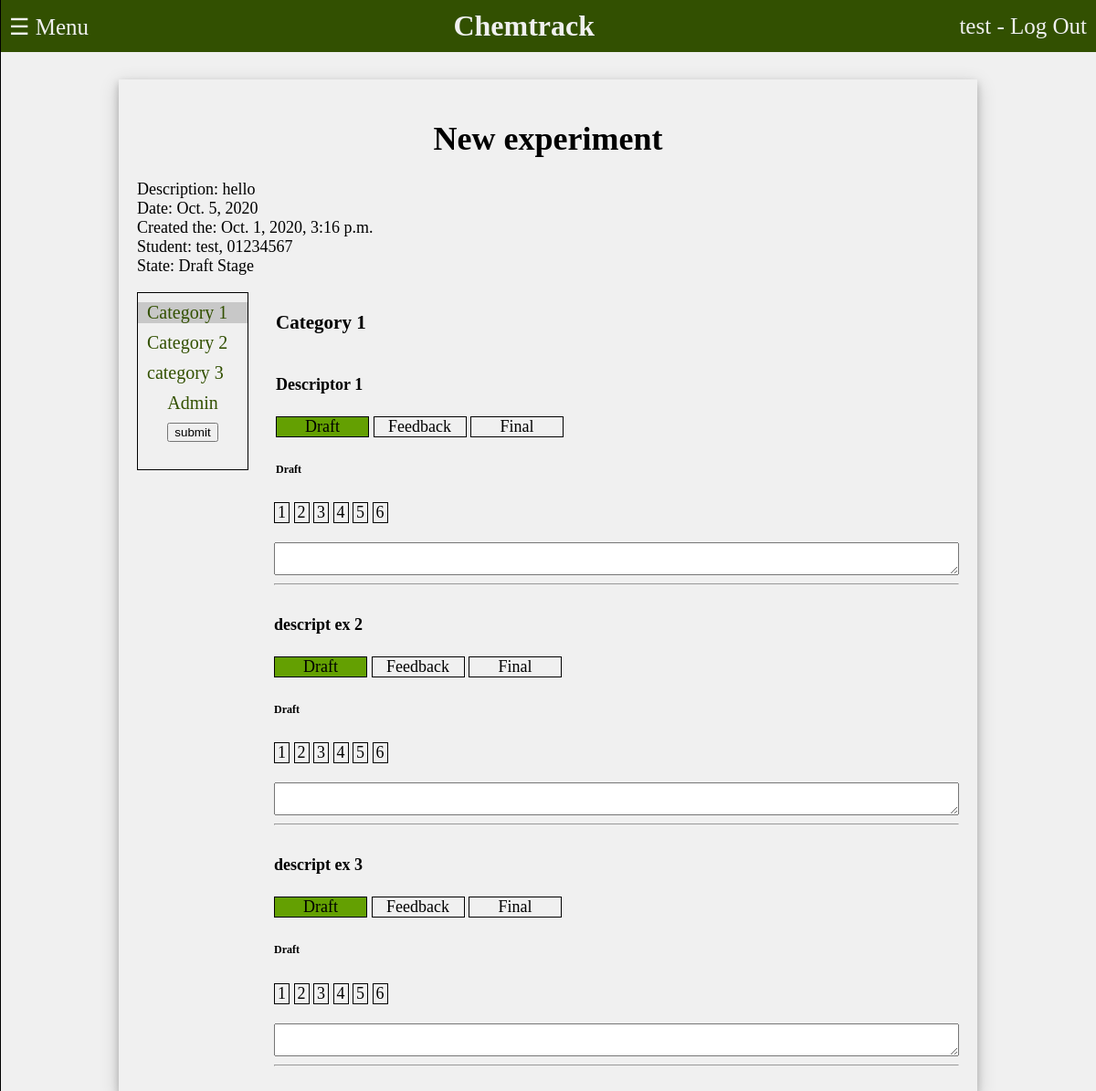
Page /view_record/14 (signed in) on the committed database.
### chemtrack_app/models.py (models this page shows, shortened)
class Record(models.Model):
    date_creation = models.DateTimeField(auto_now_add=True)
    student = models.ForeignKey(User, on_delete=models.CASCADE)
    date = models.DateField(default=datetime.date.today)
    state = models.IntegerField(default=0)
    levels = models.IntegerField(default=0)
    name = models.CharField(max_length=100, default="")
    description = models.TextField(default="")

class Profile(models.Model):
    user = models.OneToOneField(User, on_delete=models.CASCADE)
    cid = models.TextField(max_length=15, blank=True, default="")

class Record_category(models.Model):
    template = models.ForeignKey(Category_template, on_delete=models.CASCADE)
    record = models.ForeignKey(Record, on_delete=models.CASCADE)
    draft_level = models.IntegerField(default=0)
    feedback_level = models.IntegerField(default=0)
    final_level = models.IntegerField(default=0)

class Category_template(models.Model):
    name = models.CharField(max_length=200, default="")
    description = models.TextField(default="")

class Record_descriptor(models.Model):
    template = models.ForeignKey(Descriptor_template, on_delete=models.CASCADE)
    category = models.ForeignKey(Record_category, on_delete=models.CASCADE)
    draft_level = models.IntegerField(default=0)
    feedback_level = models.IntegerField(default=0)
    final_level = models.IntegerField(default=0)
    draft_statement = models.TextField(default="", blank=True)
    feedback_statement = models.TextField(default="", blank=True)
    final_statement = models.TextField(default="", blank=True)

class Descriptor_template(models.Model):
    name = models.CharField(max_length=200, default="")
    description = models.TextField(default="")

### chemtrack_app/views/view_record.py (the view)
# urls.py: path('view_record/<int:record_id>', views.view_record, name='view_record'),
def view_record(request, record_id=-1):
    record=  Record.objects.filter(pk=record_id)
    if len(record) != 1 or not controllers.has_acces_to(record[0], request.user):
        if controllers.is_student(request.user):
            return redirect('student_drafts')
        else:
            return redirect('/')
    else:
        record = record[0]
        if "submit_record" in request.POST:
            if (record.state == 0 or record.state == 2) and controllers.is_student(request.user):
                record.state += 1
                record.save()
            elif (record.state == 1 or record.state == 3) and controllers.is_teacher(request.user):
                record.state += 1
                record.save()
            return redirect("view_record", record_id=record_id)
        elif "delete_record" in request.POST:
            if record.state == 0 and controllers.is_student(request.user):
                record.delete()
                return redirect("student_drafts")
            else:
                return redirect("view_record", record_id = record.pk)
        elif "modify_state" in request.POST and "new_state" in request.POST and controllers.is_teacher(request.user):
            new_state = int(request.POST["new_state"])
            if new_state >= 0 and new_state <= 4:
                record.state = new_state
                record.save()
            return redirect("view_record", record_id=record_id)
        else:
            if "page" in request.GET and request.GET["page"] == "admin":
                template = 'chemtrack_app/record_management/admin.html'
                context = {"record":record}
                return render(request, template, context)
            else:
                template = 'chemtrack_app/record_management/record.html'
                context = {"record":record}
                return render(request, template, context)

### chemtrack_app/controllers/groups.py (called while the page is built)
def is_student(user):
    return user.groups.filter(name='student').exists()

def is_teacher(user):
    return user.groups.filter(name='teacher').exists()

### chemtrack_app/controllers/record.py (called while the page is built)
def has_acces_to(record, user):
    if is_teacher(user):
        return True
    elif is_student(user) and record.student == user:
        return True
    else:
        return False

def can_modify(record, user, state):
    if has_acces_to(record, user):
        if is_teacher(user) and state == 1 and record.state == 1:
            return True
        elif is_student(user) and state == 0 and record.state == 0:
            return True
        elif is_student(user) and state == 2 and record.state == 2:
            return True
    return False

def can_submit(record, user):
    result = False
    if record.state == 0 or record.state == 2:
        if is_student(user):
            result = True
    elif record.state == 1 or record.state == 3:
        if is_teacher(user):
            result = True
    return result

### chemtrack_app/templatetags/groups.py (called while the page is built)
@register.filter(name='has_group')
def has_group(user, group_name):
    return user.groups.filter(name=group_name).exists()

### chemtrack_app/templatetags/record.py (called while the page is built)
@register.simple_tag(name='is_descriptor_selected')
def is_descriptor_selected(descriptor, number, button_level):
    if number == 0 and descriptor.draft_level == button_level:
        return "selected"
    elif number == 1 and descriptor.feedback_level == button_level:
        return "selected"
    elif number == 2 and descriptor.final_level == button_level:
        return "selected"
    else:
        return ""

@register.simple_tag(name='can_modify')
def can_modify(record, user, state):
    return controllers.can_modify(record, user, state)

@register.simple_tag(name='list_levels_generate')
def list_levels_generate(state):
    if state == 0 or state == 2:
        return "123456"
    else:
        return "-=+"

@register.simple_tag(name='pre_select')
def pre_select(record, state):
    display = ""
    if record.state == 0:
        if state == 0:
            display = "selected"
    elif record.state == 1:
        if state == 0 or state == 1:
            display = "selected"
    elif record.state == 2:
        if state == 1 or state == 2:
            display = "selected"
    else:
        if state == 2:
            display = "selected"
    return display

@register.simple_tag(name='can_submit')
def can_submit(record, user):
    return controllers.can_submit(record, user)

### chemtrack_app/templates/chemtrack_app/record_management/record.html (shortened to what this page needs)
{% extends "../../base.html" %}
{% load record %}
{% load groups %}
{% block content %}
    <center><h1 id="draft_name">{{record.name}}</h1></center>
    <p id="draft_description" >
        Description: {{record.description}} <br>
        Date: {{record.date}} <br>
        Created the: {{record.date_creation}} <br>
        Student: {{record.student}}, {{record.student.profile.cid}} <br>
        State:
            {% if record.state is 0 %}
                Draft Stage
            {% elif record.state is 1 %}
                Waiting for feedback by teachers
            {% elif record.state is 2 %}
                Waiting for final submission by student
            {% elif record.state is 3%}
                Waiting for final confirmation by teachers
            {% else %}
                Final record
            {% endif %}
    </p>
    <div id="side_menu">
        {% for category in record.record_category_set.all%}
            <div class="cat_menu_element
                {% if forloop.counter0 == 0%}
                    selected
                {% endif %}"
                    id="category_menu_{{forloop.counter0}}">
                {{category.template.name}}
            </div>
        {% endfor %}
        <div class="cat_menu_element">
            <center><a href="{% url 'view_record' record.pk %}?page=admin" class="no_style_link">Admin</a></center>
        </div>
        {% can_submit record user as can_submit_flag %}
        {% if can_submit_flag %}
            <div class="cat_menu_element">
                <center>
                    <form href="{% url 'view_record' record.pk %}" method="POST">
                        <input type="submit" value="submit" name="submit_record" onclick="return confirm('Please confirm that you are submitting')"/>
                    </form>
                </center>
            </div>
        {% endif %}
    </div>
    <div id="record_area">
        {% for category in record.record_category_set.all %}
            <div class="category_container {% if forloop.counter0 == 0 %} selected {%endif%}"
                 id="category_container_{{forloop.counter0}}">
                <div id="category_{{forloop.counter0}}">
                    <div class="tooltip"><h3 class="category_title">{{category.template.name}}</h3>
                    </div>
                </div>
                {% for descriptor in category.record_descriptor_set.all %}
                <div class="tooltip">
                    <h4>{{descriptor.template.name}}</h4>
                </div>
                    <div class="descriptor_state_choice">
                        <div id="choice_{{forloop.parentloop.counter0}}_{{forloop.counter0}}_0"
                             class="descriptor_display_choice {% pre_select record 0%}">Draft</div>
                        <div id="choice_{{forloop.parentloop.counter0}}_{{forloop.counter0}}_1"
                             class="descriptor_display_choice {% pre_select record 1%}">Feedback</div>
                        <div id="choice_{{forloop.parentloop.counter0}}_{{forloop.counter0}}_2"
                             class="descriptor_display_choice {% pre_select record 2%}">Final</div>
                    </div>
                    {% with 'Draft Feedback Final' as list %}
                        {% for i in list.split %}
                            {% can_modify record user forloop.counter0 as can_modify_flag %}
                            <div
                                    id="descriptor_container_{{forloop.parentloop.parentloop.counter0}}_{{forloop.parentloop.counter0}}_{{forloop.counter0}}"
                                    class="descriptor_container {% pre_select record forloop.counter0%}"
                            >
                                <h6>{{i}}</h6>
                                {% list_levels_generate forloop.counter0 as list_levels %}
                                    <div
                                            id="level_containers_{{forloop.parentloop.parentloop.counter0}}_{{forloop.counter0}}"
                                            class="level_container"
                                    >
                                        {% for j in list_levels %}
                                            <div
                                                    id="level_{{forloop.parentloop.parentloop.parentloop.counter0}}_{{forloop.parentloop.parentloop.counter0}}_{{forloop.parentloop.counter0}}_{{forloop.counter}}"
                                                    class="level_button {%is_descriptor_selected descriptor forloop.parentloop.counter0 forloop.counter%} {% if can_modify_flag is False %} notclickable {% endif %}"
                                            >
                                                {{j}}
                                            </div>
                                        {% endfor %}
                                    </div>
                                <br>
                                <textarea
                                        id="statement_{{forloop.parentloop.parentloop.counter0}}_{{forloop.parentloop.counter0}}_{{forloop.counter0}}"
                                        class="descriptor_text" {% if can_modify_flag is False %} disabled {% endif %}
                                >{%if forloop.counter0 is 0 %}{{descriptor.draft_statement}}{%elif forloop.counter0 is 1%}{{descriptor.feedback_statement}}{%else%}{{descriptor.final_statement}}{%endif%}</textarea>
                            </div>
                        {% endfor %}
                    {% endwith %}
                    <hr>
                {% endfor %}
            </div>
        {% endfor %}
    </div>
{% endblock %}

### chemtrack_app/templates/base.html (shortened to what this page needs)
{% load static %}
{% load groups %}
<html>
    <head>
        <link rel="stylesheet" href="{% static 'css/base.css' %}">
    </head>
    <body>
        <header>
            <div id="menu_div">
                <span onclick="openNav()">☰ Menu</span>
            </div>
            <div id="log_in_div">
                {% if user.is_authenticated %}
                    {{user.username}} - <a href="{% url 'logout' %}">Log Out</a>
                {% else %}
                    <a href="{% url 'login' %}">Log In</a>
                {% endif %}
            </div>
            <h1><a href="{% url 'index' %}">Chemtrack</a></h1>
        </header>
        <div id="content">
            {% block content %}{% endblock %}
        </div>
    </body>
</html>

### chemtrack_app/static/css/base.css (style rules this page uses)
html { padding:0; background-color: rgb(240,240,240); }
header { margin:0; background-color:rgb(50,80,1); padding:10px; }
header h1 { margin:0; text-align : center; color:rgb(240,240,240); }
#log_in_div { float:right; margin-top:5px; font-size: 25px; color:rgb(240,240,240); }
#menu_div { float:left; margin-top:5px; font-size: 25px; color:rgb(240,240,240); font:bold; }
header a { color: inherit; text-decoration: none; }
body { margin:0; margin-top:0; }
div#content { overflow:auto; padding:20px; max-width:900px; margin : auto; margin-top : 30px; font-size:18px; box-shadow: 0 4px 8px 0 rgba(0, 0, 0, 0.2), 0 6px 20px 0 rgba(0, 0, 0, 0.19); }
.no_style_link { text-decoration: none; color:inherit; }
#side_menu { float:left; border:1px solid black; margin-right:30px; padding-top:0px; padding-bottom:10px; width:120px; }
.cat_menu_element { padding-left:10px; padding-right:10px; font-size: 20px; color: rgb(50,80,1); transition: 0.3s; margin-top:10px; }
.cat_menu_element.selected { background-color:rgb(200,200,200); }
#record_area { margin-left:150px; }
div.level_button { border: 1px solid black; display:inline-block; text-align: center; margin:0; width:15px; }
textarea.descriptor_text { width:100%; }
.descriptor_display_choice { border: 1px solid black; display:inline-block; text-align: center; margin:0; width:100px; }
.descriptor_display_choice.selected { background-color: rgb(100,160,2); }
.descriptor_container { display:none; }
.descriptor_container.selected { display:block; }
.category_container { display:none; }
.category_container.selected { display:block; }
.tooltip { position: relative; display: inline-block; }

### rows in the picture
Record: name "New experiment", description "hello", date "Oct. 5, 2020", date_creation "Oct. 1, 2020, 3:16 p.m.", student "test", student.profile.cid "01234567"
Record_category: template.name "Category 1"
Record_category: template.name "Category 2"
Record_category: template.name "category 3"
Record_descriptor: template.name "Descriptor 1", split "Draft", list_levels "1" "2" "3" "4" "5" "6"
Record_descriptor: template.name "descript ex 2", split "Draft", list_levels "1" "2" "3" "4" "5" "6"
Record_descriptor: template.name "descript ex 3", split "Draft", list_levels "1" "2" "3" "4" "5" "6"

### other values in the picture
{{ user.username }} "test"
